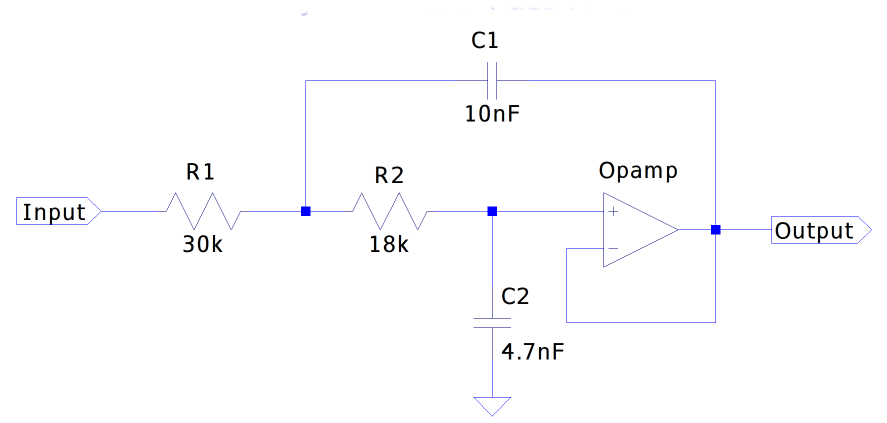
#> input picture sallen_key_vcvs_lpf_schematic_2.png, 1774 x 846 px (shown at 1/2 size)
$ python scipy_convolution_sallen_key_lpf_v2.py
#> lines starting #> are read from the running program, lines starting #| are printed output that depends on the picture
#!/usr/bin/env python3
#
#  scipy_convolution_sallen_key_lpf_v2.py
#
#  Copyright 2025 Nap0
#
#  This program is free software; you can redistribute it and/or modify
#  it under the terms of the GNU General Public License as published by
#  the Free Software Foundation; either version 2 of the License, or
#  (at your option) any later version.
#
#  This program is distributed in the hope that it will be useful,
#  but WITHOUT ANY WARRANTY; without even the implied warranty of
#  MERCHANTABILITY or FITNESS FOR A PARTICULAR PURPOSE.  See the
#  GNU General Public License for more details.
#
#  You should have received a copy of the GNU General Public License
#  along with this program; if not, write to the Free Software
#  Foundation, Inc., 51 Franklin Street, Fifth Floor, Boston,
#  MA 02110-1301, USA.
#
#  This code defines the transferfunction of an example
#  VCVS Sallen-Key active analog low pass filter as function of s.
#  It uses the information to:
#  calculate the impulse response using Scipy function signal.impulse()
#  calculate the frequency response using scipy function signal.bode()
#  It performs a convolution of the input signals and the impulse response using scipy function signal.convolve()
#  The input signals are a square wave generated using Scipy function signal.square()
#  and a sawtooth generated using Scipy function signal.sawtooth().
#  Graphs are made using matplotlib. Calculations use numpy arrays.

from scipy import signal
import numpy as np
import matplotlib.pyplot as plt
from PIL import Image

circuit = r"""
            Sallen – Key VCVS Low Pass Filter Circuit
                               C1
              o----------------| |---------------o
              |                                  |
              |                   | -            |
         R1   |   R2              |    -         |
Vin o---/\/\--o--/\/\--o----------|+      -      |
                       |          |          ----o--o Vout
                      ___     o---|-      -      |
                   C2 ___     |   |    -         |
                       |      |   | -            |
                       |      |                  |
0V o-------------------o      o------------------o
                       |
                      Gnd

 Vout(s)                        1
________  =  ______________________________________

 Vin(s)        C1.C2.R1.R2.s² + C2.(R1 + R2).s + 1

"""

# this function takes the component value of the Sallen-Key VCVS LPF
# and returns the coefficients of the transfer function in the correct format
# to use with the scipy functions
def get_system_parameters_vcvs_lpf(R1, R2, C1, C2):
    # the numerator and denominator should be
    # specified in descending exponent order
    # numerator:
    #   1.0 ->  [1]
    # denominator:
    #   a.s² + b.s + c -> [a, b, c]
    a = C1 * C2 * R1 * R2
    b = C2 * (R1 + R2)
    c = 1.0
    return( ([1.0], [a, b, c]) )


# *** PARAMETERS ****
# System - circuit
R1_Ohm = 30e3
R2_Ohm = 18e3
C1_F = 10e-9
C2_F = 4.7e-9
# input signal
period_input_signal_s = 2e-3
# calculation
time_interval_s = 6e-3
number_of_time_points = 2000
#plots
text_size = 14
color_plot_background = "#F0F0F0"
color_background = "#E0E0E0"
color_fill_between = "#6068D0"
main_title = "Impulse Response and Convolution of an analog filter using Scipy and Python".title()


# print info about the circuit
print(circuit)
print("Component values:")
print(f"R1 = {R1_Ohm / 1e3:.1f} kOhm, R2 = {R2_Ohm / 1e3:.1f} kOhm")
print(f"C1 = {C1_F / 1e-9:.2f} nF, C2 = {C2_F / 1e-9:.2f} nF\n")
# natural frequency
fo = 1 / (2.0 * np.pi * np.sqrt(R1_Ohm * R2_Ohm * C1_F * C2_F))
print(f"Natural frequency: f0 = {fo:.1f} Hz")
# Q factor
Q = np.sqrt(R1_Ohm * R2_Ohm * C1_F * C2_F) / (C2_F * (R1_Ohm + R2_Ohm))
print(f"Q - factor:  Q = {Q:.3f}\n")


# get the system parameters, a tuple of lists containing the coefficients of the transfer function
system_lpf = get_system_parameters_vcvs_lpf(R1_Ohm, R2_Ohm, C1_F, C2_F)
print(f"Numerator coefficients: {system_lpf[0]}")
print(f"Denominator coefficients: {system_lpf[1]}")

# prepare numpy array with time values
t_values = np.linspace(0, time_interval_s, number_of_time_points)

# calculate the impulse response using scipy function signal.impulse()
t, impulse_values = signal.impulse(system_lpf, T = t_values)
# normalise the impulse response
impulse_values /= sum(impulse_values)

# prepare the input signals for the circuit
input_signal_square = signal.square(t_values * (2 * np.pi) / period_input_signal_s )
input_signal_sawtooth = signal.sawtooth(t_values * (2 * np.pi) / period_input_signal_s )

# calculate the output signals using scipy function signal.convolve()
# an output signal is the convolution of the impulse response and input signal
output_signal_square = signal.convolve(input_signal_square, impulse_values)
output_signal_sawtooth = signal.convolve(input_signal_sawtooth, impulse_values)

# calculate the frequency response using scipy function signal.bode()
# w: Frequency array [rad/s]
# mag: Magnitude array [dB]
# phase: Phase array [deg]
w, mag, phase = signal.bode(system_lpf)


# plotting

# use a ms scale for the time axis
t_values_ms = t_values * 1e3

# create new figure object
fig = plt.figure(figsize = (15, 10), num = f"{main_title} - 1", facecolor = color_background)

# overal title
#plt.suptitle(main_title, fontweight = "bold", size = text_size + 3)

# show schematic
plt.subplot(3,3,1)
plt.gca().set_facecolor(color_plot_background)
plt.xticks([], [])
plt.yticks([], [])
img = np.asarray(Image.open("sallen_key_vcvs_lpf_schematic_2.png"))
#> img is the input picture: shape (846, 1774, 4); mean R, G, B, A 0.3, 0.5, 1.5, 3.1
plt.imshow(img)
plt.title("Sallen-Key Low Pass Filter", fontsize = text_size, fontweight = "bold")

# plot the impulse response
time_range = len(t_values_ms) // 3
plt.subplot(3,3,2)
plt.gca().set_facecolor(color_plot_background)
plt.plot(t_values_ms[:time_range], impulse_values[:time_range], color = "green", linewidth = 2.5)
plt.fill_between(t_values_ms[:time_range], impulse_values[:time_range], label = "Impulse response of analog filter", color = "green", alpha = 0.15)
plt.legend(fontsize = text_size - 1)
plt.grid(visible = True)
plt.xlabel("t [ms]", fontsize = text_size)
plt.ylabel("f(t)", fontsize = text_size)
plt.tick_params(labelsize = text_size)
plt.title("Impulse response\nUsing Scipy function signal.impulse()", fontsize = text_size, fontweight = "bold")


# plot frequency response
plt.subplot(3,3,3)
plt.gca().set_facecolor(color_plot_background)
plt.semilogx(w / 1e3 / 2.0 / np.pi, mag, linewidth = 2.5, label = "Magnitude [dB]")
plt.legend(fontsize = text_size - 1)
plt.grid(visible = True)
plt.xlabel("f [kHz]", fontsize = text_size)
plt.ylabel("Magnitude,[dB]", fontsize = text_size)
plt.tick_params(labelsize = text_size)
plt.title("Frequency response, magnitude\nUsing Scipy function signal.bode()", fontsize = text_size, fontweight = "bold")


# plot input and output signals
plt.subplot(3,1,2)
plt.gca().set_facecolor(color_plot_background)
plt.plot(t_values_ms, input_signal_square, color = color_fill_between, linewidth = 2.5)
plt.fill_between(t_values_ms, input_signal_square, label = "Input signal", color = color_fill_between, alpha = 0.15)
plt.plot(t_values_ms, output_signal_square[0:len(input_signal_square)], label = "Output signal", color = "red", linewidth = 2.5)
plt.grid(visible = True)
plt.xlabel("t [ms]", fontsize = text_size)
plt.ylabel("f(t)", fontsize = text_size)
plt.legend(fontsize = text_size - 1)
plt.tick_params(labelsize = text_size)
plt.title("Square wave and reaction of circuit\nConvolution of square wave with impulse response using scipy function signal.convolve()", fontsize = text_size, fontweight = "bold")

plt.subplot(3,1,3)
plt.gca().set_facecolor(color_plot_background)
plt.plot(t_values_ms, input_signal_sawtooth, color = color_fill_between, linewidth = 2.5)
plt.fill_between(t_values_ms, input_signal_sawtooth, label = "Input signal", color = color_fill_between, alpha = 0.15)
plt.plot(t_values_ms, output_signal_sawtooth[0:len(input_signal_sawtooth)], label = "Output signal", color = "red", linewidth = 2.5)
plt.grid(visible = True)
plt.xlabel("t [ms]", fontsize = text_size)
plt.ylabel("f(t)", fontsize = text_size)
plt.legend(fontsize = text_size - 1)
plt.tick_params(labelsize = text_size)
plt.title("Sawtooth and reaction of circuit\nConvolution of sawtooth with impulse response using scipy function signal.convolve()", fontsize = text_size, fontweight = "bold")


# define space between subplots
plt.subplots_adjust(wspace = 0.236, hspace = 0.583, left = 0.05, right = 0.98, bottom = 0.062, top = 0.936)

# start with plot window maximized, this works at least in linux..
mng = plt.get_current_fig_manager()
mng.resize(*mng.window.maxsize())


plt.show()
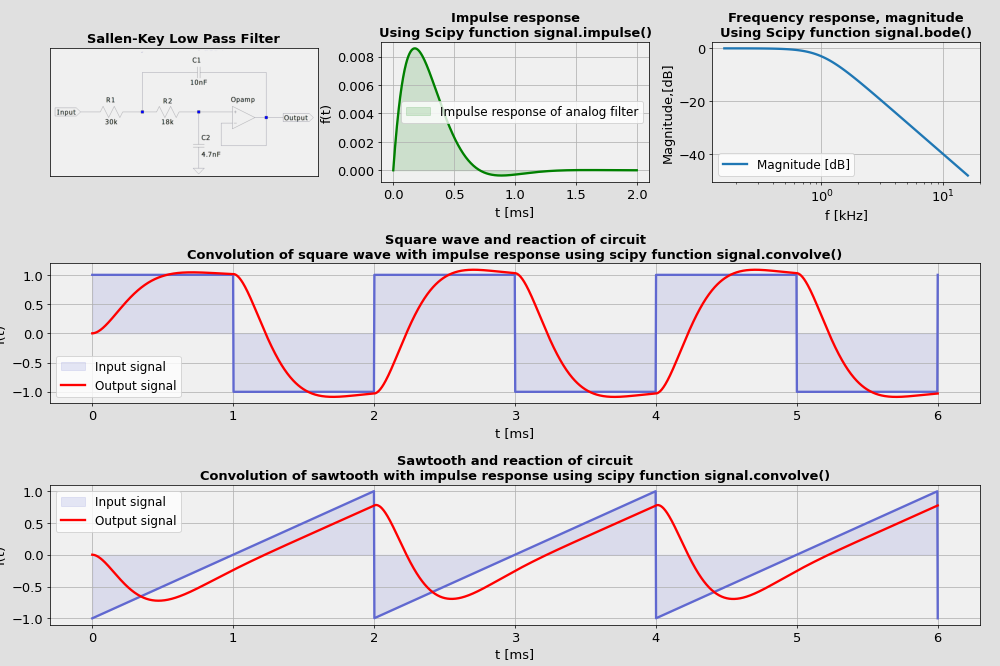
#> figure drawn by matplotlib, 5 panels; panel 2: curve peaks at x = 0.177, y = 0.00858; panel 3: curve peaks at x = 0.159, y = -0.00338; panel 4: curve peaks at x = 0, y = 1; panel 4: curve peaks at x = 2.71, y = 1.09
